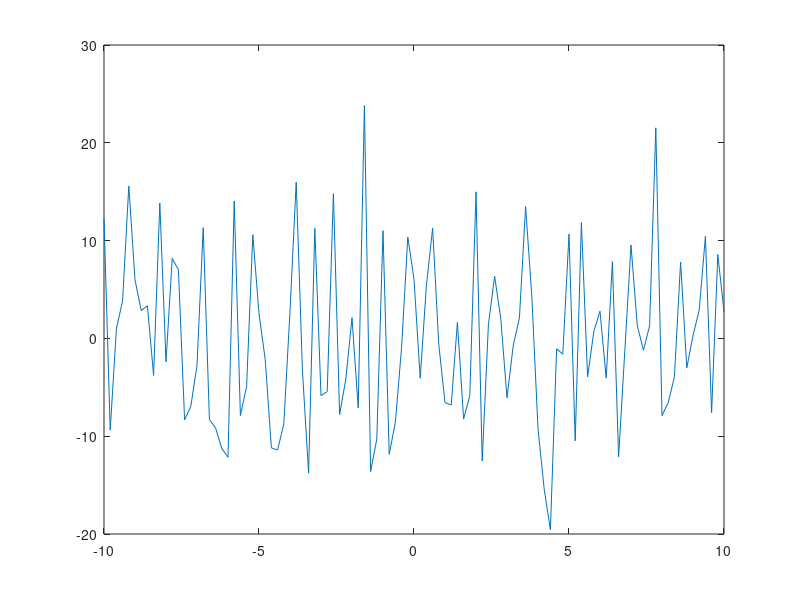

This chart was generated by the following MATLAB code: (Note: this script raises an error after producing the figure.)
% Class Exercise 11/2/2016


x = linspace(-10,10,101);
y = 20*x - 5;
noise = 10*randn( 1, numel(y) );
yDirty = y + noise; 

% least-squares linear fit of noisy curve
order = 1; % linear!
p = polyfit( x, yDirty, order );
rSquareSHORT = corrcoef( x, yDirty)
yEst = polyval( p, x );
R2 = corrcoef( x, yEst);

%% Part 2
yDiff = yDirty - yEst;
plot(x, yDiff);
yDiffave = mean(yDiff);
yDiffstd = std (yDiff);

%% Part 1
rSquaredLONG = rCalc(x,yDirty);